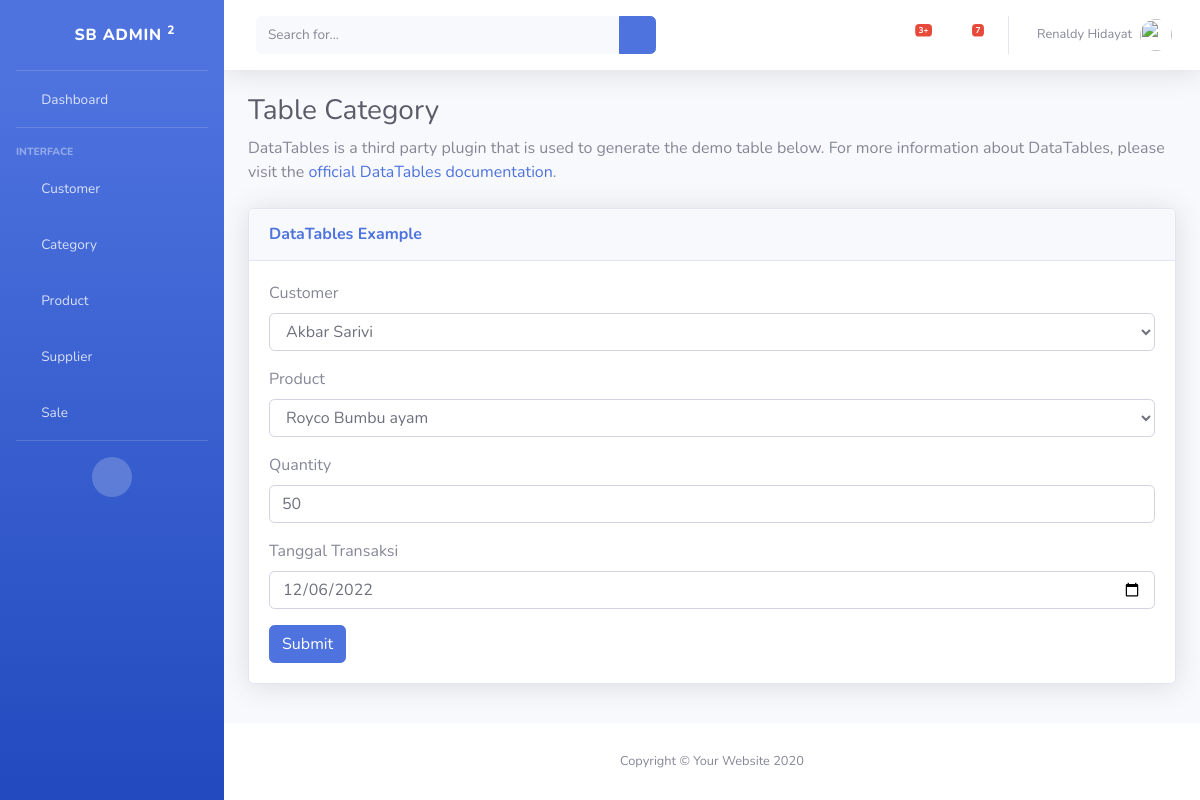
The page /sale/update/1 (signed in) on the database its author committed.
### apps/users/models.py (models this page shows, shortened)
class Users(AbstractBaseUser, Timestamp, PermissionsMixin):
    first_name = models.CharField(max_length=100)
    last_name = models.CharField(max_length=100)
    email = models.EmailField(max_length=200, unique=True)
    phone_number = models.CharField(max_length=13)
    is_admin = models.BooleanField(default=False)
    is_staff = models.BooleanField(default=False)
    is_superuser = models.BooleanField(default=False)
    USERNAME_FIELD = "email"
    REQUIRED_FIELDS = ["first_name", "last_name"]
    objects = UserManager()

### apps/sale/models.py (models this page shows, shortened)
class Sale(Timestamp):
    customer = models.ForeignKey(Customer, on_delete=models.CASCADE)
    product = models.ForeignKey(Product, on_delete=models.CASCADE)
    qty = models.IntegerField(null=False)
    total_price = models.IntegerField(null=False)
    date_transaksi = models.DateField(auto_now=False)

### apps/sale/views.py (the view, shortened to what this page needs)
class SaleUpdateView(LoginRequiredMixin, View):
    redirect_field_name: Any = "/auth/login"
    def get(self, request, id):
        sale = Sale.objects.get(id=id)
        form = SaleForm(instance=sale)
        context = {"form": form, "sale": sale}
        return render(request, "sale/update.html", context)

### apps/sale/forms.py
class SaleForm(forms.ModelForm):
    customer = forms.ModelChoiceField(
        queryset=Customer.objects.all(),
        widget=forms.Select(attrs={"class": "form-control"}),
    )
    product = forms.ModelChoiceField(
        queryset=Product.objects.all(),
        widget=forms.Select(attrs={"class": "form-control"}),
    )
    qty = forms.IntegerField(widget=forms.NumberInput(attrs={"class": "form-control"}))
    date_transaksi = forms.DateField(
        widget=forms.DateInput(attrs={"class": "form-control", "type": "date"})
    )
    class Meta:
        model = Sale
        fields = ["customer", "product", "qty", "date_transaksi"]

### apps/customer/models.py (called while the page is built)
    def __str__(self):
        return self.name

### apps/product/models.py (called while the page is built)
    def __str__(self) -> str:
        return self.name

### public/templates/sale/update.html (shortened to what this page needs)
{% extends 'layouts/base.html' %} {% block content %}
<h1 class="h3 mb-2 text-gray-800">Table Category</h1>
<p class="mb-4">
  DataTables is a third party plugin that is used to generate the demo table
  below. For more information about DataTables, please visit the
  <a target="_blank" href="https://datatables.net"
    >official DataTables documentation</a
  >.
</p>
<div class="card shadow mb-4">
  <div class="card-header py-3">
    <h6 class="m-0 font-weight-bold text-primary">DataTables Example</h6>
  </div>
  <div class="card-body">
    <form
      action="{% url 'saleupdate' sale.id %}"
      method="post"
      enctype="multipart/form-data"
    >
      <div class="form-group">
        <label for="Customer">Customer</label>
        {{form.customer}}
      </div>
      <div class="form-group">
        <label for="Product">Product</label>
        {{form.product}}
      </div>
      <div class="form-group">
        <label for="Qty">Quantity</label>
        {{form.qty}}
      </div>
      <div class="form-group">
        <label for="date_transaksi">Tanggal Transaksi</label>
        {{form.date_transaksi}}
      </div>
      <button class="btn btn-primary btn-md">Submit</button>
    </form>
  </div>
</div>
{% endblock %}

### public/templates/layouts/topbar.html (shortened to what this page needs)
<nav
  class="navbar navbar-expand navbar-light bg-white topbar mb-4 static-top shadow"
>
  <form
    class="d-none d-sm-inline-block form-inline mr-auto ml-md-3 my-2 my-md-0 mw-100 navbar-search"
  >
    <div class="input-group">
      <input
        type="text"
        class="form-control bg-light border-0 small"
        placeholder="Search for..."
        aria-label="Search"
        aria-describedby="basic-addon2"
      />
      <div class="input-group-append">
        <button class="btn btn-primary" type="button">
          <i class="fas fa-search fa-sm"></i>
        </button>
      </div>
    </div>
  </form>
  <ul class="navbar-nav ml-auto">
    <li class="nav-item dropdown no-arrow mx-1">
      <a
        class="nav-link dropdown-toggle"
        href="#"
        id="alertsDropdown"
        role="button"
        data-toggle="dropdown"
        aria-haspopup="true"
        aria-expanded="false"
      >
        <i class="fas fa-bell fa-fw"></i>
        <span class="badge badge-danger badge-counter">3+</span>
      </a>
    </li>
    <li class="nav-item dropdown no-arrow mx-1">
      <a
        class="nav-link dropdown-toggle"
        href="#"
        id="messagesDropdown"
        role="button"
        data-toggle="dropdown"
        aria-haspopup="true"
        aria-expanded="false"
      >
        <i class="fas fa-envelope fa-fw"></i>
        <span class="badge badge-danger badge-counter">7</span>
      </a>
    </li>
    <li class="nav-item dropdown no-arrow">
      <a
        class="nav-link dropdown-toggle"
        href="#"
        id="userDropdown"
        role="button"
        data-toggle="dropdown"
        aria-haspopup="true"
        aria-expanded="false"
      >
        <span class="mr-2 d-none d-lg-inline text-gray-600 small"
          >{{request.user.first_name}} {{request.user.last_name}}</span
        >
        <img
          class="img-profile rounded-circle"
          src="/static/img/undraw_profile.svg"
        />
      </a>
    </li>
  </ul>
</nav>

### rows shown on the page
Users: user.first_name "Renaldy", user.last_name "Hidayat"
Sale: customer "Akbar Sarivi", product "Royco Bumbu ayam", qty "50", date_transaksi "12/06/2022"
